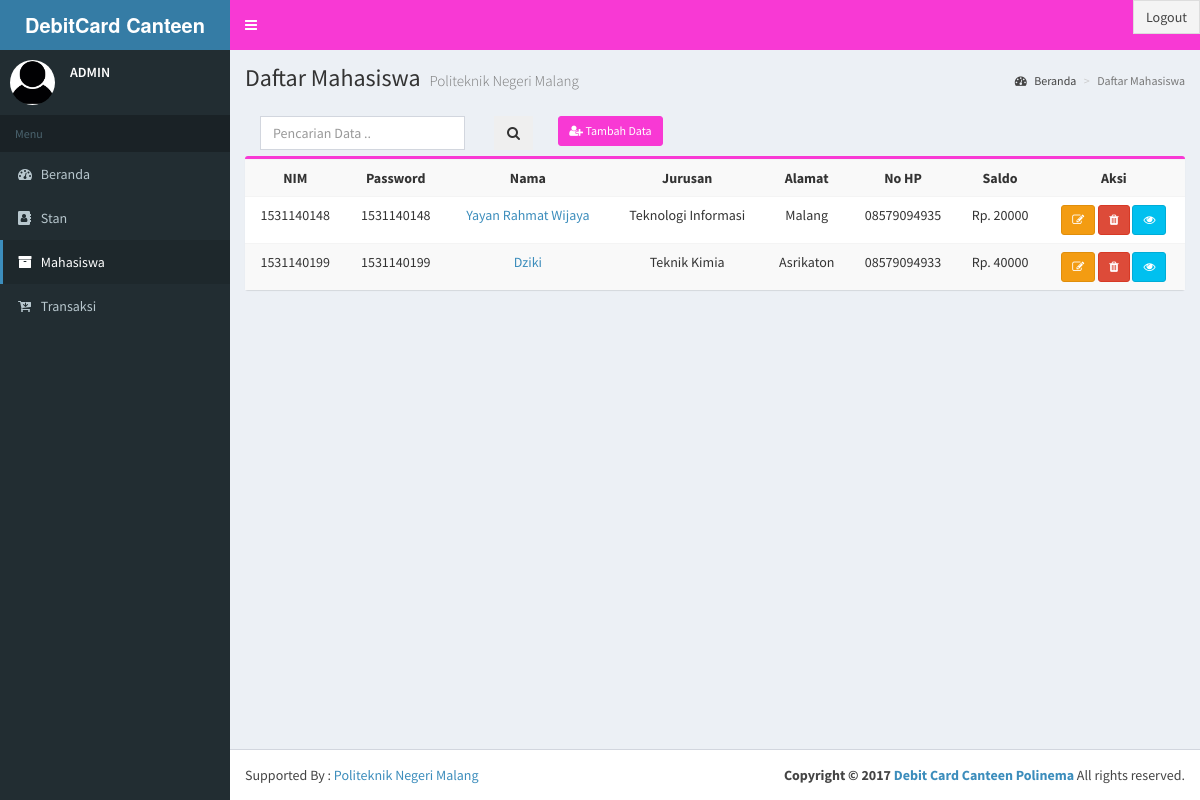
The app's page /adm_mhs.php (signed in) with its own data.
### tables this page shows
CREATE TABLE `mahasiswa` (
  `nim` varchar(10) NOT NULL,
  `password` varchar(10) NOT NULL,
  `nama` varchar(25) NOT NULL,
  `jurusan` enum('ti','tk','ts','te','tm','ak','ab') NOT NULL,
  `alamat` varchar(30) NOT NULL,
  `no_hp` varchar(12) NOT NULL,
  `saldo` varchar(7) NOT NULL,
  `foto` varchar(100) NOT NULL
);

### Library.php (called while the page is built, shortened)
<?php
class Library
{
	private $db;
	private $host = DB_HOST;
	private $user = DB_USER;
	private $pass = DB_PASS;
	private $dbname = DB_NAME;
	function koneksi(){
		$this->db = new mysqli($this->host, $this->user, $this->pass, $this->dbname);
		return $this->db;
	}
	function tampilData($table){
		$query = $this->db->query("SELECT * FROM $table");
		if ($query->num_rows > 0) {
			while ($row = mysqli_fetch_array($query)) {
				$data[] = $row;
			}
			return $data;
		}
		else{
			die();
		}
		return $data;
	}
}
?>

### adm_mhs.php (the view, shortened to what this page needs)
<!DOCTYPE html>
<html>
<head>
  <link rel="stylesheet" href="css/bootstrap.min.css">
  <link rel="stylesheet" href="font-awesome/css/font-awesome.min.css">
  <link rel="stylesheet" href="dist/css/AdminLTE.min.css">
  <link rel="stylesheet" href="dist/css/skins/skin-blue.min.css">
</head>
<body class="hold-transition skin-blue sidebar-mini">
<?php
include_once 'Library.php';
$db = new Library();
?>
<div class="wrapper">
  <header class="main-header">
    <a href="" class="logo">
        <span class="logo-lg"><b>DebitCard Canteen Polinema</b></span>
      </a>
    <nav class="navbar navbar-static-top" role="navigation">
      <a href="#" class="sidebar-toggle" data-toggle="offcanvas" role="button">
      </a>
      <div class="navbar-custom-menu">
        <ul class="nav navbar-nav">
              <li class="user-footer">
                <div class="pull-right">
                  <a href="logout.php" class="btn btn-default btn-flat">Logout</a>
                </div>
              </li>
            </ul>
      </div>
    </nav>
  </header>
  <aside class="main-sidebar">
    <section class="sidebar">
      <div class="user-panel">
        <div class="pull-left image">
          <img src="images/adm/user.jpg" class="img-circle" >
        </div>
        <div class="pull-left info">
          <p>ADMIN</p>
        </div>
      </div>
      <ul class="sidebar-menu">
        <li class="header">Menu</li>
        <li><a href="admin.php"><i class="fa fa-dashboard"></i> <span>Beranda</span></a></li>
        <li><a href="adm_stan.php"><i class="fa fa-address-book"></i> <span>Stan</span></a></li>
        <li  class="active"><a href="adm_mhs.php"><i class="fa fa-archive"></i> <span>Mahasiswa</span></a></li>
        <li><a href="trans.php"><i class="fa fa-cart-arrow-down"></i> <span>Transaksi</span></a></li>
      </ul>
    </section>
  </aside>
  <div class="content-wrapper">
    <section class="content-header">
      <h1>
        Daftar Mahasiswa
        <small>Politeknik Negeri Malang</small>
      </h1>
      <ol class="breadcrumb">
        <li><a href="admin.php"><i class="fa fa-dashboard"></i> Beranda </a></li>
        <li class="active">Daftar Mahasiswa</li>
      </ol>
    </section>
    <section class="content">
      <div class="row">
        <div class="col-xs-12">
    	<h4>
		<form method="post">
			<a href="adm_mhs_tambah.php" class="btn btn-primary btn-sm"><i class="fa fa-user-plus"></i>  Tambah Data</a>
			        <div class="col-sm-3">
          	   <input type="text" name="cari" class="form-control" placeholder="Pencarian Data ..">
               </div>
               <div class="col-sm-1">
                <span class="input-group-btn">
                <button type="submit" name="pencarian" id="search-btn" class="btn btn-flat"><i class="fa fa-search"></i>
                </button>
              </span>
              </div>
		</form>
		</h4>
	<div class="box box-primary">
	<table class="table table-striped table-hover text-center">
	<tr>
		<th>NIM</th>
		<th>Password</th>
		<th>Nama</th>
		<th>Jurusan</th>
		<th>Alamat</th>
		<th>No HP</th>
		<th>Saldo</th>
		<th>Aksi</th>
	</tr>
	<?php
	if (isset($_POST['pencarian'])) {
		$arrayData = $db->pencarianMhs($_POST['cari']);
	}
	else{
		$arrayData = $db->tampilData('mahasiswa');
	}
	foreach ($arrayData as $data){
		?>
		<tr>
			<td><?php echo $data['nim']; ?></td>
			<td><?php echo $data['password']; ?></td>
			<td><a href="adm_mhs_detail.php?id_mhs=<?php echo $data['nim']; ?>"><?php echo $data['nama']; ?></a></td>
			<td><?php
				if ($data['jurusan'] == 'ti') {
					echo "Teknologi Informasi";
				}else if ($data['jurusan'] == 'tk') {
					echo "Teknik Kimia";
				}else if ($data['jurusan'] == 'tm') {
					echo "Teknik Mesin";
				}else if ($data['jurusan'] == 'ts') {
					echo "Teknik Sipil";
				}else if ($data['jurusan'] == 'te') {
					echo "Teknik Elektro";
				}else if ($data['jurusan'] == 'ak') {
					echo "Akuntansi";
				}else{
					echo "Administrasi Bisnis";
				}
				?></td>
				<td><?php echo $data['alamat']; ?></td>
				<td><?php echo $data['no_hp']; ?></td>
				<td>Rp. <?php echo $data['saldo']; ?></td>
				<td>
					<a href="adm_mhs_edit.php?id_mhs=<?php echo $data['nim']; ?>#update" title="Edit Data" class="btn btn-warning btn-sm"><i class="fa fa-edit"></i></a>
          <a href="delete.php?id_mhs=<?php echo $data['nim']; ?>" title="Hapus Data" class="btn btn-danger btn-sm"><i class="fa fa-trash"></i></a>
          <a href="adm_mhs_trans.php?id_mhs=<?php echo $data['nim']; ?>" title="Informasi Transaksi" class="btn btn-info btn-sm"><i class="fa fa-eye"></i></a>
				</td>
			</tr>
			<?php } ?>
		</table>
      	</div>
    	 </div>
        </div>
    </section>
  </div>
  <footer class="main-footer">
    <div class="pull-right">
       <strong>Copyright &copy; 2017 <a href="#">Debit Card Canteen Polinema</a></strong> All rights reserved.
    </div>
   Supported By : <a href="http://www.polinema.ac.id">Politeknik Negeri Malang</a>
  </footer>
</body>
</html>

### records on screen
mahasiswa: nim "1531140148", password "1531140148", nama "Yayan Rahmat Wijaya", jurusan "Teknologi Informasi", alamat "Malang", no_hp "08579094935", saldo "20000"
mahasiswa: nim "1531140199", password "1531140199", nama "Dziki", jurusan "Teknik Kimia", alamat "Asrikaton", no_hp "08579094933", saldo "40000"
